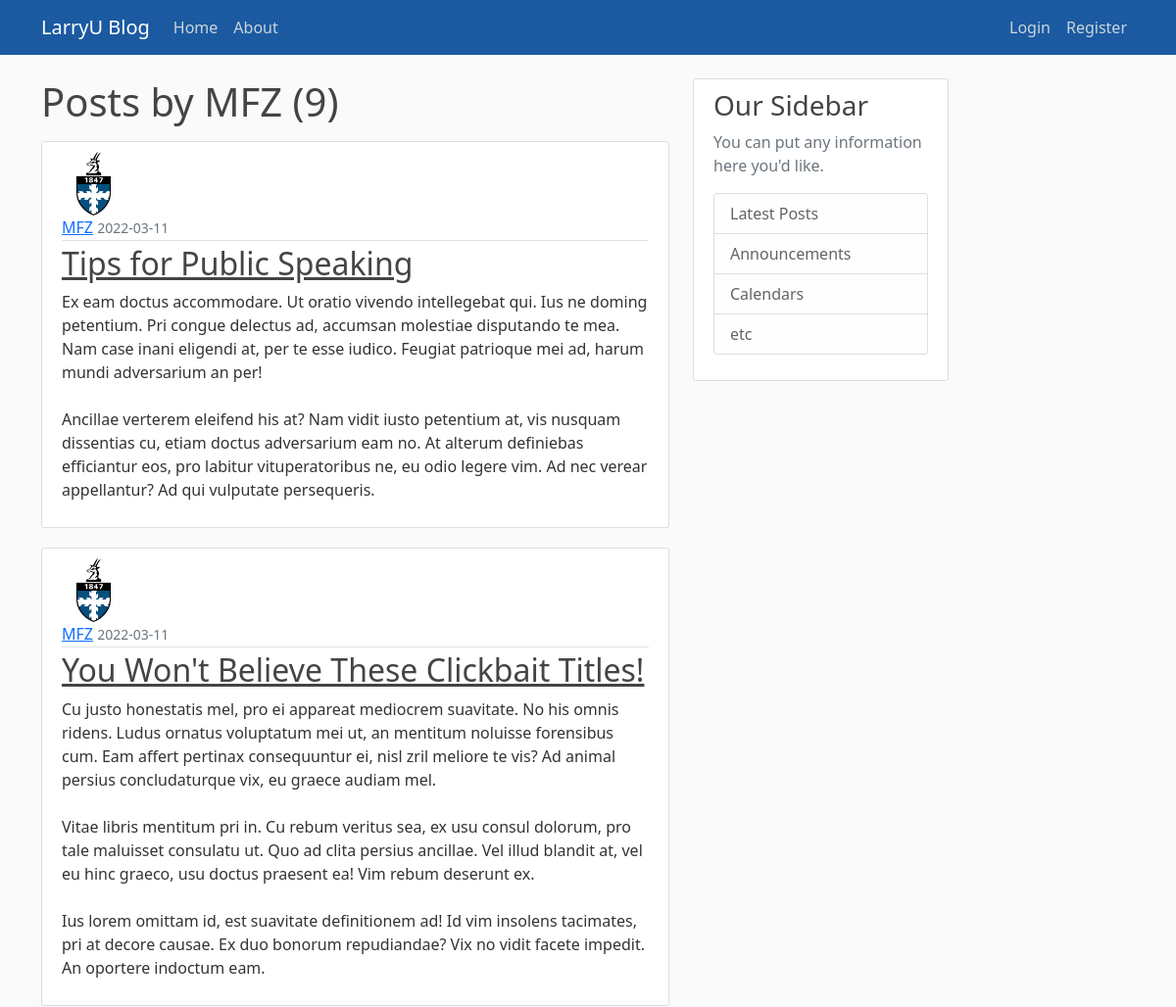
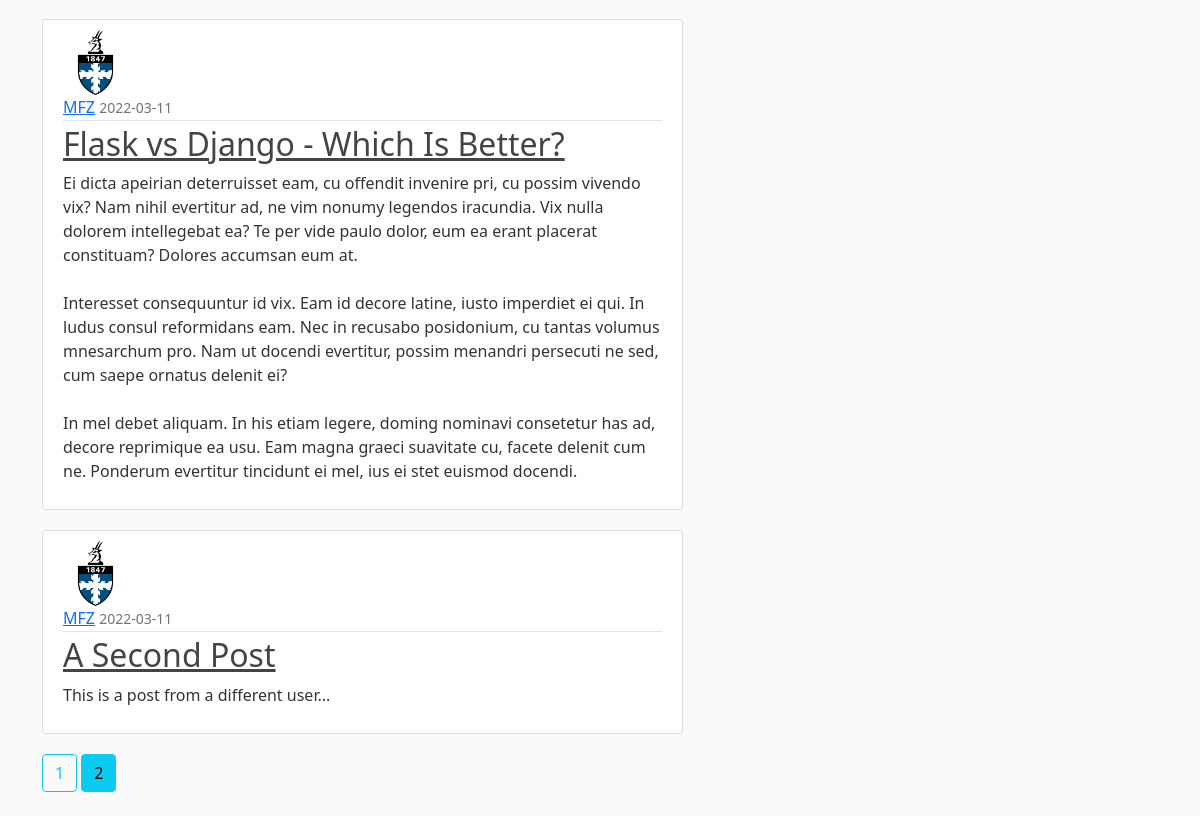
The app's page /user/MFZ?page=2 with its own data (2 pictures, top to bottom).
### flaskblog/models.py (models this page shows, shortened)
class User(db.Model, UserMixin):
    id = db.Column(db.Integer, primary_key=True)
    username = db.Column(db.String(20), unique=True, nullable=False)
    email = db.Column(db.String(120), unique=True, nullable=False)
    image_file = db.Column(db.String(20), nullable=False, default="default.jpg")
    password = db.Column(db.String(60), nullable=False)
    posts = db.relationship("Post", backref="author", lazy=True)

class Post(db.Model):
    id = db.Column(db.Integer, primary_key=True)
    title = db.Column(db.String(100), nullable=False)
    date_posted = db.Column(db.DateTime, nullable=False, default=datetime.utcnow)
    content = db.Column(db.Text, nullable=False)
    user_id = db.Column(db.Integer, db.ForeignKey("user.id"), nullable=False)

### flaskblog/users/routes.py (the view)
@users.route("/user/<string:username>")
def user_posts(username):
    page = request.args.get('page', 1, type=int)
    user = User.query.filter_by(username=username).first_or_404()
    posts = Post.query.filter_by(author=user)\
        .order_by(Post.date_posted.desc())\
        .paginate(page=page, per_page=5)
    return render_template("user_posts.html", posts=posts, user=user)

### flaskblog/templates/user_posts.html
{% extends "layout.html" %}
{% block content %}
    <h1 class="mb-3">Posts by {{ user.username }}  ({{ posts.total }})</h1>
    {% for post in posts.items %}
        <article class="media content-section">
            <img class="rounded-circle article-img" src="{{ url_for('static', filename='profile_pics/' + post.author.image_file) }}"/>
            <div class="media-body">
                <div class="article-metadata">
                    <a class="mr-2" href="{{ url_for('users.user_posts', username=post.author.username) }}">{{ post.author.username }}</a>
                    <small class="text-muted">{{ post.date_posted.strftime('%Y-%m-%d') }}</small>
                </div>
                <h2><a class="article-title" href="{{ url_for('posts.post', post_id=post.id) }}">{{ post.title }}</a></h2>
                <p class="article-content">{{ post.content }}</p>
            </div>
        </article>
    {% endfor %}
    {% for page_num in posts.iter_pages(left_edge=1, right_edge=1, left_current=1, right_current=2) %}
        {% if page_num %}
            {% if posts.page == page_num %}
                <a class="btn btn-info mb-4" href="{{ url_for('users.user_posts', username=user.username, page=page_num) }}">{{ page_num }}</a>
            {% else %}
                <a class="btn btn-outline-info mb-4" href="{{ url_for('users.user_posts', username=user.username, page=page_num) }}">{{ page_num }}</a>
            {% endif %}
        {% else %}
            ...
        {% endif %}
    {% endfor %}
{% endblock content %}

### flaskblog/static/main.css (style rules this page uses)
body { background: #fafafa; color: #333333; margin-top: 5rem; }
h1, h2, h3, h4, h5, h6 { color: #444444; }
.content-section { background: #ffffff; padding: 10px 20px; border: 1px solid #dddddd; border-radius: 3px; margin-bottom: 20px; }
.article-title { color: #444444; }
.article-content { white-space: pre-line; }
.article-img { height: 65px; width: 65px; margin-right: 16px; }
.article-metadata { padding-bottom: 1px; margin-bottom: 4px; border-bottom: 1px solid #e3e3e3; }

### records on screen
User: username "MFZ"
Post: image_file (placeholder picture), author.username "MFZ", date_posted "2022-03-11", title "Tips for Public Speaking", content "Ex eam doctus accommodare. Ut oratio vivendo intellegebat qui. Ius ne doming petentium. Pri congue delectus ad, accumsan molestiae disputando te mea. Nam case inani eligendi at, per te esse iudico. Feugiat patrioque mei ad, harum mundi adversarium an per! Ancillae verterem eleifend his at? Nam vidit iusto petentium at, vis nusquam dissentias cu, etiam doctus adversarium eam no. At alterum definiebas efficiantur eos, pro labitur vituperatoribus ne, eu odio legere vim. Ad nec verear appellantur? Ad qui vulputate persequeris."
Post: image_file (placeholder picture), author.username "MFZ", date_posted "2022-03-11", title "You Won't Believe These Clickbait Titles!", content "Cu justo honestatis mel, pro ei appareat mediocrem suavitate. No his omnis ridens. Ludus ornatus voluptatum mei ut, an mentitum noluisse forensibus cum. Eam affert pertinax consequuntur ei, nisl zril meliore te vis? Ad animal persius concludaturque vix, eu graece audiam mel. Vitae libris mentitum pri in. Cu rebum veritus sea, ex usu consul dolorum, pro tale maluisset consulatu ut. Quo ad clita persius ancillae. Vel illud blandit at, vel eu hinc graeco, usu doctus praesent ea! Vim rebum deserunt ex. Ius lorem omittam id, est suavitate definitionem ad! Id vim insolens tacimates, pri at decore causae. Ex duo bonorum repudiandae? Vix no vidit facete impedit. An oportere indoctum eam."
Post: image_file (placeholder picture), author.username "MFZ", date_posted "2022-03-11", title "Flask vs Django - Which Is Better?", content "Ei dicta apeirian deterruisset eam, cu offendit invenire pri, cu possim vivendo vix? Nam nihil evertitur ad, ne vim nonumy legendos iracundia. Vix nulla dolorem intellegebat ea? Te per vide paulo dolor, eum ea erant placerat constituam? Dolores accumsan eum at. Interesset consequuntur id vix. Eam id decore latine, iusto imperdiet ei qui. In ludus consul reformidans eam. Nec in recusabo posidonium, cu tantas volumus mnesarchum pro. Nam ut docendi evertitur, possim menandri persecuti ne sed, cum saepe ornatus delenit ei? In mel debet aliquam. In his etiam legere, doming nominavi consetetur has ad, decore reprimique ea usu. Eam magna graeci suavitate cu, facete delenit cum ne. Ponderum…"
Post: image_file (placeholder picture), author.username "MFZ", date_posted "2022-03-11", title "A Second Post", content "This is a post from a different user..."

### other values on screen
{{ posts.total }} "9"
{{ page_num }} "1"
{{ page_num }} "2"
